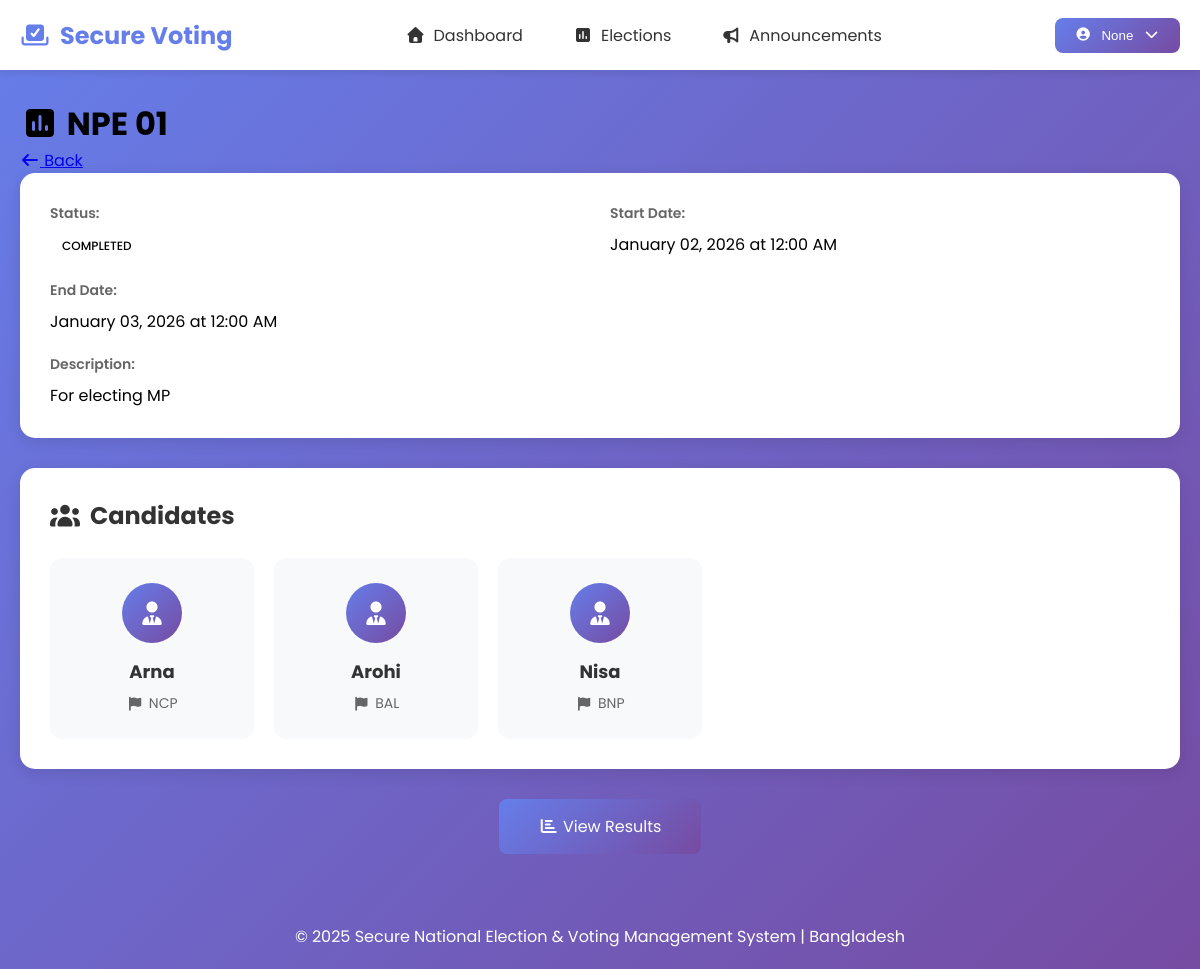
The app's page /election/ELECTION_8EAAD45F5D87 (signed in) with its own data.
### tables this page shows
CREATE TABLE elections (
            election_id TEXT PRIMARY KEY,
            title_encrypted TEXT NOT NULL,
            description_encrypted TEXT,
            start_date TEXT NOT NULL,
            end_date TEXT NOT NULL,
            created_by TEXT NOT NULL,
            status TEXT DEFAULT 'upcoming',
            created_at TEXT NOT NULL,
            FOREIGN KEY (created_by) REFERENCES users(user_id)
        );

CREATE TABLE candidates (
            candidate_id TEXT PRIMARY KEY,
            election_id TEXT NOT NULL,
            name_encrypted TEXT NOT NULL,
            party_encrypted TEXT,
            description_encrypted TEXT,
            symbol_encrypted TEXT,
            created_at TEXT NOT NULL,
            FOREIGN KEY (election_id) REFERENCES elections(election_id)
        );

### routes/election_routes.py (the view)
@election_bp.route('/<election_id>')
@require_auth
def view_election(election_id):
    user_id = session.get('user_id')
    election = election_model.get_election(election_id)
    if not election:
        flash('Election not found', 'error')
        return redirect(url_for('election.list_elections'))
    try:
        election['title'] = encryption_middleware.decrypt_data(
            election['title_encrypted'],
            election['created_by']
        ) or "Election"
        if election['description_encrypted']:
            election['description'] = encryption_middleware.decrypt_data(
                election['description_encrypted'],
                election['created_by']
            )
    except:
        election['title'] = "Election"
        election['description'] = ""
    candidates = election_model.get_candidates(election_id)
    for candidate in candidates:
        try:
            candidate['name'] = encryption_middleware.decrypt_data(
                candidate['name_encrypted'],
                election['created_by']
            ) or "Candidate"
            candidate['party'] = encryption_middleware.decrypt_data(
                candidate['party_encrypted'],
                election['created_by']
            ) or ""
        except:
            candidate['name'] = "Candidate"
            candidate['party'] = ""
    return render_template('election/view.html',
                         election=election,
                         candidates=candidates)

### app.py (called while the page is built, shortened)
@app.template_filter('format_date')
def format_date(date_string):
    from datetime import datetime
    try:
        dt = datetime.fromisoformat(date_string)
        return dt.strftime('%B %d, %Y at %I:%M %p')
    except:
        return date_string

@app.context_processor
def inject_user():
    if 'user_id' in session:
        return {
            'current_user': {
                'user_id': session.get('user_id'),
                'username': session.get('username'),
                'role': session.get('role'),
                'is_verified': session.get('is_verified')
            }
        }
    return {'current_user': None}

@app.before_request
def before_request():
    from datetime import timedelta
    from auth.session_manager import SessionManager
    from config import Config
    if request.endpoint and (
        request.endpoint.startswith('static') or
        request.endpoint.startswith('auth.') or
        request.endpoint == 'index' or
        request.endpoint == 'about' or
        request.endpoint == 'contact'
    ):
        return None
    if 'user_id' in session:
        if session.get('remember_me'):
            app.permanent_session_lifetime = timedelta(days=30)
            session.permanent = True
        else:
            app.permanent_session_lifetime = timedelta(seconds=app.config['SESSION_LIFETIME'])
            session.permanent = True
    else:
        app.permanent_session_lifetime = timedelta(seconds=app.config['SESSION_LIFETIME'])

@app.after_request
def after_request(response):
    response.headers['X-Content-Type-Options'] = 'nosniff'
    response.headers['X-Frame-Options'] = 'SAMEORIGIN'
    response.headers['X-XSS-Protection'] = '1; mode=block'
    return response

### crypto/ecc.py (called while the page is built)
    def __eq__(self, other):
        if isinstance(other, Point):
            return self.x == other.x and self.y == other.y and self.curve == other.curve
        return False

    def is_infinity(self):
        return self.x is None and self.y is None

    def scalar_mult(self, k, point):
        if k == 0:
            return self.infinity
        if k < 0:
            k = -k
            point = Point(point.x, -point.y % self.p, self)
        result = self.infinity
        addend = point
        while k:
            if k & 1:
                result = self.point_add(result, addend)
            addend = self.point_add(addend, addend)
            k >>= 1
        return result

### templates/election/view.html (shortened to what this page needs)
{% extends "base.html" %}
{% block content %}
<div class="container">
    <div class="page-header">
        <h1><i class="fas fa-poll"></i> {{ election.title }}</h1>
        <a href="{{ url_for('election.list_elections') }}" class="btn-secondary">
            <i class="fas fa-arrow-left"></i> Back
        </a>
    </div>
    <div class="election-details">
        <div class="detail-card">
            <div class="detail-row">
                <span class="label">Status:</span>
                <span class="badge badge-{{ election.status }}">{{ election.status|upper }}</span>
            </div>
            <div class="detail-row">
                <span class="label">Start Date:</span>
                <span>{{ election.start_date|format_date }}</span>
            </div>
            <div class="detail-row">
                <span class="label">End Date:</span>
                <span>{{ election.end_date|format_date }}</span>
            </div>
            {% if election.description %}
            <div class="detail-row full">
                <span class="label">Description:</span>
                <p>{{ election.description }}</p>
            </div>
            {% endif %}
        </div>
    </div>
    <div class="candidates-section">
        <h2><i class="fas fa-users"></i> Candidates</h2>
        {% if candidates %}
        <div class="candidates-grid">
            {% for candidate in candidates %}
            <div class="candidate-card">
                <div class="candidate-icon">
                    <i class="fas fa-user-tie"></i>
                </div>
                <h3>{{ candidate.name }}</h3>
                {% if candidate.party %}
                <p class="party"><i class="fas fa-flag"></i> {{ candidate.party }}</p>
                {% endif %}
            </div>
            {% endfor %}
        </div>
        {% else %}
        <p class="empty-state">No candidates added yet.</p>
        {% endif %}
    </div>
    {% if election.status == 'completed' %}
    <div class="results-link">
        <a href="{{ url_for('election.view_results', election_id=election.election_id) }}" class="btn-primary btn-lg">
            <i class="fas fa-chart-bar"></i> View Results
        </a>
    </div>
    {% endif %}
</div>
{% endblock %}

### static/css/style.css (style rules this page uses)
* { margin: 0; padding: 0; box-sizing: border-box; }
body { font-family: 'Poppins', sans-serif; background: linear-gradient(135deg, #667eea 0%, #764ba2 100%); min-height: 100vh; }
.btn-primary { padding: 10px 25px; background: linear-gradient(135deg, #667eea, #764ba2); color: white; border: none; border-radius: 8px; cursor: pointer; transition: all 0.3s ease; text-decoration: none; display: inline-block; }
.badge { padding: 5px 12px; border-radius: 20px; font-size: 12px; font-weight: 500; }

### templates/election/view.html (style rules this page uses)
.election-details { background: white; border-radius: 15px; padding: 30px; margin-bottom: 30px; box-shadow: 0 4px 15px rgba(0, 0, 0, 0.1); }
.detail-card { display: grid; grid-template-columns: repeat(2, 1fr); gap: 20px; }
.detail-row { display: flex; flex-direction: column; gap: 8px; }
.detail-row.full { grid-column: 1 / -1; }
.label { font-weight: 600; color: #666; font-size: 14px; }
.candidates-section { background: white; border-radius: 15px; padding: 30px; box-shadow: 0 4px 15px rgba(0, 0, 0, 0.1); }
.candidates-section h2 { margin-bottom: 25px; color: #333; display: flex; align-items: center; gap: 10px; }
.candidates-grid { display: grid; grid-template-columns: repeat(auto-fill, minmax(200px, 1fr)); gap: 20px; }
.candidate-card { background: #f8f9fa; border-radius: 12px; padding: 25px; text-align: center; transition: all 0.3s ease; }
.candidate-icon { width: 60px; height: 60px; background: linear-gradient(135deg, #667eea, #764ba2); border-radius: 50%; display: flex; align-items: center; justify-content: center; margin: 0 auto 15px; color: white; font-size: 24px; }
.candidate-card h3 { font-size: 18px; color: #333; margin-bottom: 8px; }
.party { color: #666; font-size: 14px; display: flex; align-items: center; justify-content: center; gap: 5px; }
.results-link { margin-top: 30px; text-align: center; }
.btn-lg { padding: 15px 40px; font-size: 16px; }

### records on screen
elections: status "COMPLETED", start_date "January 02, 2026 at 12:00 AM", end_date "January 03, 2026 at 12:00 AM"
candidates: name "Arna", party "NCP"
candidates: name "Arohi", party "BAL"
candidates: name "Nisa", party "BNP"

### other values on screen
{{ current_user.username }} "None"
{{ election.title }} "NPE 01"
{{ election.description }} "For electing MP"
